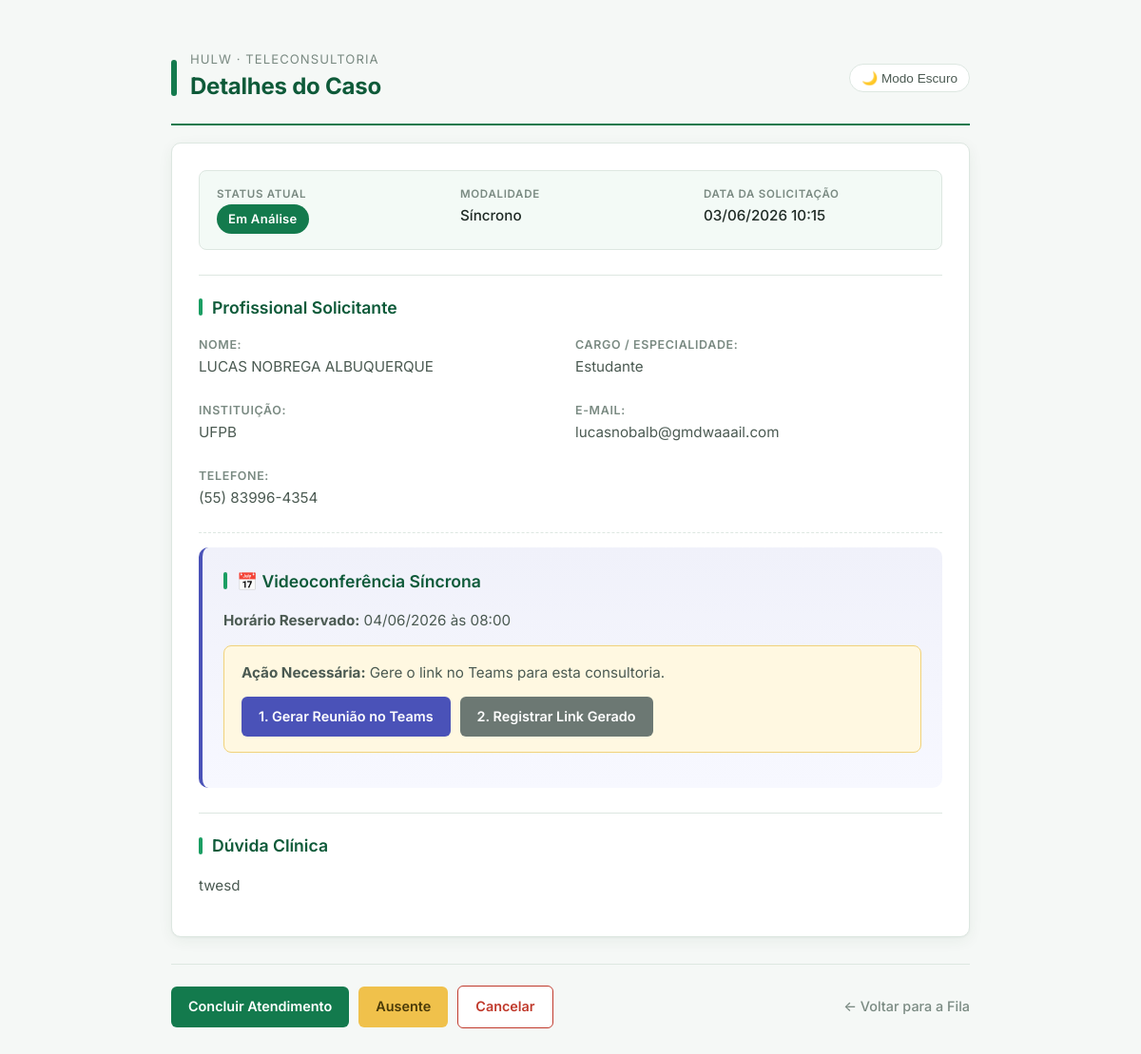
The app's page /detalhe/52/ (signed in) with its own data.
### teleconsultoria/models.py (models this page shows, shortened)
class Solicitacao(models.Model):
    profissional = models.ForeignKey(Profissional, on_delete=models.CASCADE, related_name='solicitacoes')
    medica_designada = models.ForeignKey(Medica, on_delete=models.SET_NULL, null=True, blank=True, related_name='atendimentos')
    status = models.CharField(max_length=20, choices=StatusSolicitacao.choices, default=StatusSolicitacao.PENDENTE)
    tipo_atendimento = models.CharField(max_length=20, choices=TipoAtendimento.choices)
    data_sol = models.DateTimeField(auto_now_add=True)
    data_marcada = models.DateField(null=True, blank=True)
    horario_marcado = models.TimeField(null=True, blank=True)
    duracao_estimada = models.PositiveIntegerField(null=True, blank=True, help_text="Duração em minutos")
    link_teams = models.URLField(max_length=500, null=True, blank=True)
    justificativa_cancelamento = models.TextField(null=True, blank=True)
    data_limite = models.DateField(null=True, blank=True)
    horario_limite = models.TimeField(null=True, blank=True)
    idade_pac = models.IntegerField(null=True, blank=True)
    sexo_pac = models.CharField(max_length=2, choices=Sexo.choices, null=True, blank=True)
    sexo_biologico_pac = models.CharField(max_length=1, choices=[('M', 'Masculino'), ('F', 'Feminino')], null=True, blank=True)
    queixas = models.TextField(null=True, blank=True)
    historico_med = models.TextField(blank=True, null=True)
    diagnostico_princ = models.TextField(blank=True, null=True)
    diagnostico_sec = models.TextField(blank=True, null=True)
    medicamentos = models.TextField(blank=True, null=True)
    exames_recentes = models.TextField(blank=True, null=True)
    duvida_clinica = models.TextField()
    token_acesso = models.UUIDField(default=uuid.uuid4, editable=False)
    def iniciar_analise(self):
        self.status = StatusSolicitacao.EM_ANALISE
        self.save()
    class Meta:
        verbose_name = "Solicitação"
        verbose_name_plural = "Solicitações"

class Profissional(models.Model):
    user = models.OneToOneField(User, on_delete=models.CASCADE, null=True, blank=True)
    cpf = models.CharField(max_length=11, unique=True)
    nome_completo = models.CharField(max_length=255)
    email = models.EmailField()
    telefone = models.CharField(max_length=15, help_text="WhatsApp com DDD", blank=True, null=True)
    crm = models.CharField(max_length=20, blank=True, null=True)
    cargo = models.CharField(max_length=100)
    instituicao = models.CharField(max_length=100)

### teleconsultoria/views.py (the view)
# urls.py: path('detalhe/<int:sol_id>/', views.detalhe_caso, name='detalhe_caso'),
@login_required(login_url='login')
@user_passes_test(is_medica, login_url='login')
def detalhe_caso(request, sol_id):
    solicitacao = get_object_or_404(Solicitacao, id=sol_id)
    if solicitacao.status == 'PENDENTE':
        solicitacao.iniciar_analise()
        if hasattr(request.user, 'medica'):
            solicitacao.medica_designada = request.user.medica
        else:
            solicitacao.medica_designada = Medica.objects.first()
        solicitacao.save()
    link_obj = LinkAcesso.objects.filter(solicitacao=solicitacao).first()
    token = link_obj.token if link_obj else "token-nao-gerado"
    link_publico = f"{request.scheme}://{request.get_host()}/acompanhar/{token}/"
    print("\n" + "="*50)
    print(f"LINK DE ACESSO PÚBLICO (Caso #{solicitacao.id}): {link_publico}")
    print("="*50 + "\n")
    return render(request, 'detalhe_caso.html', {'sol': solicitacao})

### teleconsultoria/views.py (called while the page is built)
def is_medica(user):
    return user.is_authenticated and user.is_staff

### teleconsultoria/templates/detalhe_caso.html (shortened to what this page needs)
<!DOCTYPE html>
<html lang="pt-br">
<head>
</head>
<body>
    <div class="page-header">
        <div class="mark"></div>
        <div>
            <div class="subtitle">HULW · Teleconsultoria</div>
            <h1>Detalhes do Caso</h1>
        </div>
        <button id="themeBtn" class="theme-toggle-btn" onclick="toggleTheme()">🌙 Modo Escuro</button>
    </div>
    <div class="card">
        <div class="meta-grid">
            <div>
                <div class="meta-label">Status Atual</div>
                <div class="meta-value"><span class="status-badge">{{ sol.get_status_display }}</span></div>
            </div>
            <div>
                <div class="meta-label">Modalidade</div>
                <div class="meta-value">{{ sol.get_tipo_atendimento_display }}</div>
            </div>
            <div>
                <div class="meta-label">Data da Solicitação</div>
                <div class="meta-value">{{ sol.data_sol|date:"d/m/Y H:i" }}</div>
            </div>
        </div>
        <div class="secao">
            <h3>Profissional Solicitante</h3>
            <div style="display: grid; grid-template-columns: 1fr 1fr; gap: 10px;">
                <div>
                    <h4>Nome:</h4>
                    <p>{{ sol.profissional.nome_completo }}</p>
                </div>
                <div>
                    <h4>Cargo / Especialidade:</h4>
                    <p>{{ sol.profissional.cargo|default:"Não informado" }}</p>
                </div>
                <div>
                    <h4>Instituição:</h4>
                    <p>{{ sol.profissional.instituicao|default:"Não informada" }}</p>
                </div>
                <div>
                    <h4>E-mail:</h4>
                    <p>{{ sol.profissional.email }}</p>
                </div>
                <div>
                    <h4>Telefone:</h4>
                    <p>{{ sol.profissional.telefone }}</p>
                </div>
            </div>
        </div>
        {% if sol.tipo_atendimento == 'SINCRONO' and sol.data_marcada %}
        <div style="border-top: 1px dashed var(--line); padding-top: 15px; margin-top: 10px;"></div>
        <div class="sincrona-block">
            <h3>📅 Videoconferência Síncrona</h3>
            <p><strong>Horário Reservado:</strong> {{ sol.data_marcada|date:"d/m/Y" }} às {{ sol.horario_marcado|time:"H:i" }}</p>
            {% if sol.link_teams %}
                <div class="teams-white-card">
                    <p style="color: var(--hulw-green-dark); font-weight: 600; margin-bottom: 10px;">✅ Link registrado:</p>
                    <a href="{{ sol.link_teams }}" target="_blank" class="btn-teams">📹 Entrar na Reunião (Teams)</a>
                </div>
            {% else %}
                <div class="alert-agendamento">
                    <p style="margin-top: 0;"><strong>Ação Necessária:</strong> Gere o link no Teams para esta consultoria.</p>
                    <div style="display: flex; gap: 10px; flex-wrap: wrap;">
                        <a href="https://teams.microsoft.com/l/meeting/new?subject=Teleconsultoria%20#{{ sol.id }}&startTime={{ sol.data_marcada|date:'Y-m-d' }}T{{ sol.horario_marcado|time:'H:i' }}:00"
                           target="_blank"
                           class="btn-teams">
                             1. Gerar Reunião no Teams
                        </a>
                        <a href="{% url 'agendar_sincrona' sol.id %}" class="btn-secondary">
                            2. Registrar Link Gerado
                        </a>
                    </div>
                </div>
            {% endif %}
        </div>
        {% endif %}
        {% if sol.idade_pac %}
            <div class="secao">
                <h3>Dados do Paciente</h3>
                <div style="display: grid; grid-template-columns: 1fr 1fr 1fr; gap: 10px;">
                    <div>
                        <h4>Idade:</h4>
                        <p>{{ sol.idade_pac }} anos</p>
                    </div>
                    <div>
                        <h4>Identidade de gênero:</h4>
                        <p>
                            {% if sol.sexo_pac == 'M' %}Masculino
                            {% elif sol.sexo_pac == 'F' %}Feminino
                            {% elif sol.sexo_pac == 'NB' %}Não Binário
                            {% elif sol.sexo_pac == 'O' %}Outro
                            {% else %}Não informado{% endif %}
                        </p>
                    </div>
                    <div>
                        <h4>Sexo Biológico:</h4>
                        <p>
                            {% if sol.sexo_biologico_pac == 'M' %}Masculino
                            {% elif sol.sexo_biologico_pac == 'F' %}Feminino
                            {% else %}Não informado{% endif %}
                        </p>
                    </div>
                </div>
                <h4>Queixas Principais:</h4>
                <p>{{ sol.queixas }}</p>
                <div>
                    <h4>Diagnóstico Principal:</h4>
                    <p>{{ sol.diagnostico_princ|default:"Não informado" }}</p>
                </div>
                <div>
                    <h4>Diagnóstico Secundário:</h4>
                    <p>{{ sol.diagnostico_sec|default:"Não informado" }}</p>
                </div>
                <h4>Histórico Médico:</h4> <p>{{ sol.historico_med|linebreaks }}</p>
                <h4>Exames recentes:</h4> <p>{{ sol.exames_recentes|linebreaks }}</p>
                <h4>Medicamentos:</h4> <p>{{ sol.medicamentos|linebreaks }}</p>
                <div style="border-top: 1px dashed var(--line); padding-top: 15px; margin-top: 10px;"></div>
                <h3>Dúvida clínica</h3>
                <p style="color: var(--ink); margin-top: 4px;">{{ sol.duvida_clinica|linebreaks }}</p>
            </div>
        {% else %}
            <div class="secao">
                <h3>Dúvida Clínica</h3>
                <p style="color: var(--ink); margin-top: 4px;">{{ sol.duvida_clinica|linebreaks }}</p>
            </div>
        {% endif %}
    </div>
    <div class="links">
        {% if sol.tipo_atendimento == 'SINCRONO' %}
            <a href="{% url 'concluir_sincrona' sol.id %}" class="btn-responder" onclick="return confirm('Deseja concluir este atendimento?');">Concluir Atendimento</a>
            <a href="{% url 'registrar_ausencia' sol.id %}" class="btn-ausente" onclick="return confirm('Registrar ausência do solicitante?');">Ausente</a>
            <a href="{% url 'cancelar_solicitacao' sol.id %}" class="btn-cancelar">Cancelar</a>
        {% else %}
            <a href="{% url 'responder_solicitacao' sol.id %}" class="btn-responder">Escrever Resposta</a>
        {% endif %}
        <a href="{% url 'fila_medica' %}" class="btn-voltar">← Voltar para a Fila</a>
    </div>
</body>
</html>

### teleconsultoria/templates/detalhe_caso.html (style rules this page uses)
:root { --hulw-green: #137a4d; --hulw-green-dark: #0e5a39; --hulw-green-light: #e8f5ee; --hulw-green-soft: #f3faf6; --hulw-accent: #1b9e63; --ink: #1f2a25; --ink-soft: #4b5a52; --muted: #7a8a82; --line: #dde7e1; --bg: #f5f8f6; --white: #ffffff; --warning-bg: #fff8e1; --warning-border: #f1d27a; --warning-text: #7a5a10; --danger: #c0392b; --teams: #4a52b8; --teams-dark: #353c93; --radius: 10px; --shadow: 0 1px 2px rgba(16, 60, 40, 0.04), 0 4px 16px rgba(16, 60, 40, 0.06); }
* { box-sizing: border-box; }
body { font-family: 'Inter', -apple-system, BlinkMacSystemFont, sans-serif; max-width: 880px; margin: 30px auto; padding: 20px; line-height: 1.55; background-color: var(--bg); color: var(--ink); transition: background-color 0.2s ease, color 0.2s ease; }
h1 { font-size: 1.5rem; font-weight: 700; color: var(--hulw-green-dark); margin: 0 0 4px 0; letter-spacing: -0.01em; }
.page-header { display: flex; align-items: center; gap: 14px; margin-bottom: 18px; padding-bottom: 16px; border-bottom: 2px solid var(--hulw-green); }
.page-header .mark { width: 6px; height: 38px; background: var(--hulw-green); border-radius: 3px; }
.page-header .subtitle { font-size: 0.82rem; color: var(--muted); text-transform: uppercase; letter-spacing: 0.08em; margin-top: 2px; }
.card { border: 1px solid var(--line); padding: 28px; border-radius: var(--radius); background-color: var(--white); box-shadow: var(--shadow); }
.meta-grid { display: grid; grid-template-columns: repeat(auto-fit, minmax(200px, 1fr)); gap: 14px 24px; padding: 16px 18px; background: var(--hulw-green-soft); border: 1px solid var(--line); border-radius: 8px; margin-bottom: 8px; }
.meta-grid .meta-label { font-size: 0.72rem; text-transform: uppercase; letter-spacing: 0.06em; color: var(--muted); font-weight: 600; margin-bottom: 2px; }
.meta-grid .meta-value { font-size: 0.95rem; color: var(--ink); font-weight: 500; }
.status-badge { display: inline-block; padding: 5px 12px; border-radius: 999px; background: var(--hulw-green); color: #ffffff; font-weight: 600; font-size: 0.82rem; letter-spacing: 0.02em; }
.secao { margin-top: 26px; padding-top: 20px; border-top: 1px solid var(--line); }
h3 { color: var(--hulw-green-dark); margin: 0 0 16px 0; font-size: 1.1rem; font-weight: 600; display: flex; align-items: center; gap: 10px; }
h3::before { content: ""; width: 4px; height: 18px; background: var(--hulw-accent); border-radius: 2px; }
h4 { margin: 0 0 2px 0; color: var(--muted); font-weight: 600; font-size: 0.78rem; text-transform: uppercase; letter-spacing: 0.05em; }
p { margin: 2px 0 14px 0; font-size: 0.95rem; color: var(--ink-soft); }
.links { margin-top: 28px; padding-top: 22px; border-top: 1px solid var(--line); display: flex; gap: 10px; align-items: center; flex-wrap: wrap; }
.btn-responder, .btn-ausente, .btn-cancelar, .btn-teams, .btn-secondary { padding: 10px 18px; text-decoration: none; border-radius: 6px; font-weight: 600; font-size: 0.9rem; border: none; cursor: pointer; transition: transform 0.08s ease, box-shadow 0.15s ease, background 0.15s ease; display: inline-flex; align-items: center; gap: 6px; }
.btn-responder { background: var(--hulw-green); color: #ffffff; }
.btn-ausente { background: #f0c14b; color: #4a3a08; }
.btn-cancelar { background: var(--white); color: var(--danger); border: 1px solid var(--danger); }
.btn-teams { background: var(--teams); color: #ffffff; }
.btn-secondary { background: #6c7873; color: #ffffff; }
.btn-voltar { color: var(--muted); text-decoration: none; margin-left: auto; font-size: 0.9rem; font-weight: 500; }
.alert-agendamento { background: var(--warning-bg); border: 1px solid var(--warning-border); color: var(--warning-text); padding: 16px 18px; border-radius: 8px; margin-bottom: 15px; }
.sincrona-block { background: linear-gradient(180deg, #f0f1fa 0%, #f7f8ff 100%); padding: 22px; border-radius: 10px; border-left: 4px solid var(--teams); margin-bottom: 22px; }
.theme-toggle-btn { background: none; border: 1px solid var(--line); color: var(--ink-soft); padding: 6px 12px; border-radius: 20px; cursor: pointer; font-weight: 500; font-size: 0.85rem; margin-left: auto; display: inline-flex; align-items: center; gap: 6px; background-color: var(--white); }

### records on screen
Solicitacao: status "Em Análise", tipo_atendimento "Síncrono", data_sol "03/06/2026 10:15", profissional.nome_completo "LUCAS NOBREGA ALBUQUERQUE", profissional.cargo "Estudante", profissional.instituicao "UFPB", profissional.email "lucasnobalb@gmdwaaail.com", profissional.telefone "(55) 83996-4354", data_marcada "04/06/2026", horario_marcado "08:00", duvida_clinica "twesd"
